Frame 1 (no input): blank canvas, image omitted
Frame 60 (no input): blank canvas, image omitted
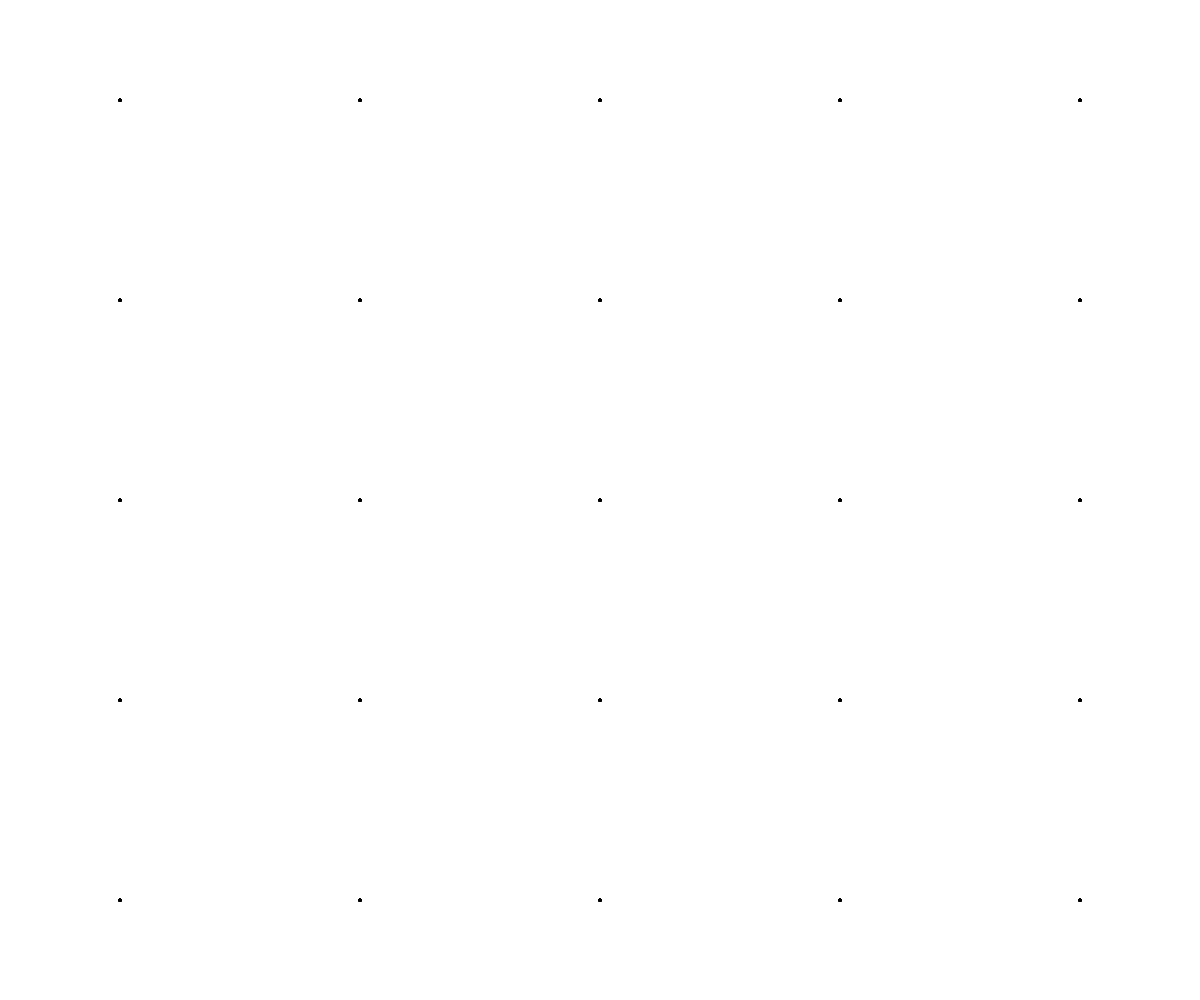
Frame 120 (the mouse pressed at the canvas centre since frame 60)

The p5.js sketch whose frames 1 and 60 were blank and that drew this single picture after the mouse press (run headless with seeded random() and noise() and a simulated clock; from frame 60 on, the mouse is pressed at the canvas centre):

// p5.js sketch
// ── sketch.js


let n = 10;
function setup(){
	createCanvas(windowWidth,windowHeight);
	stroke(0);
	strokeWeight(3);
}

function draw(){
	if(mouseIsPressed){
	for(i=0;i<n;i++){
	for(e=0;e<n;e++){
		let x = mouseX+(i*2*width/n)-width;
		let y = mouseY+(e*2*height/n)-height;
		point(x,y)
	}
	}
	}
}
